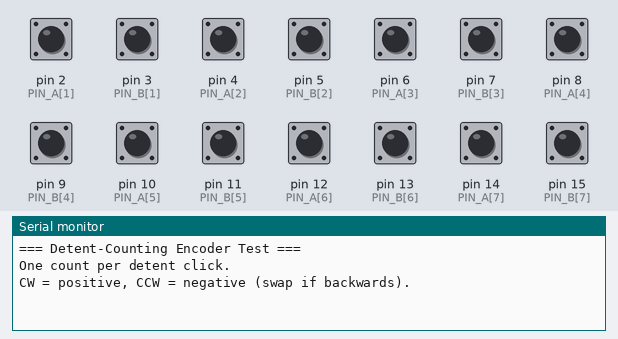
Bench run of a sketch on a simulated Arduino Uno, built with avr-gcc and run on an emulated ATmega328P. Parts: the last lines printed to the serial monitor. The inputs (shaded band) are chosen by the test bench; at power-on: pin 2 (PIN_A[1]), pin 3 (PIN_B[1]), pin 4 (PIN_A[2]), pin 5 (PIN_B[2]), pin 6 (PIN_A[3]), pin 7 (PIN_B[3]), pin 8 (PIN_A[4]), pin 9 (PIN_B[4]), pin 10 (PIN_A[5]), pin 11 (PIN_B[5]), pin 12 (PIN_A[6]), pin 13 (PIN_B[6]), pin 14 (PIN_A[7]), pin 15 (PIN_B[7]) HIGH.

Above: at 1.7 s.
1.8 s: pin 2 (PIN_A[1]) pulsed LOW 2 times (0.12 s each, 0.3 s apart)
At 2.5 s:
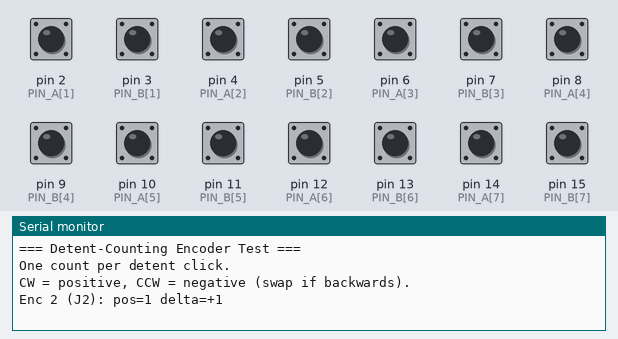
3.9 s: pin 2 (PIN_A[1]) pulled LOW for 0.15 s
At 5.1 s:
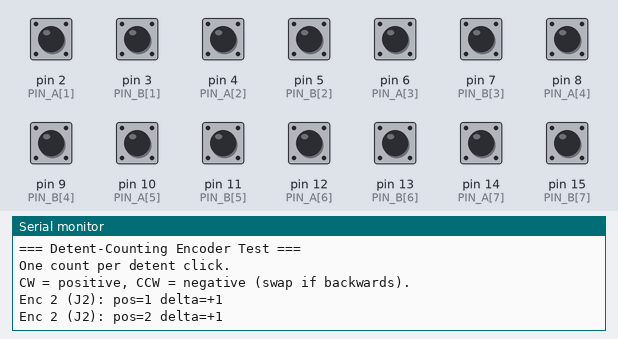
5.5 s: pin 2 (PIN_A[1]) pulled LOW for 1 s
At 6.4 s:
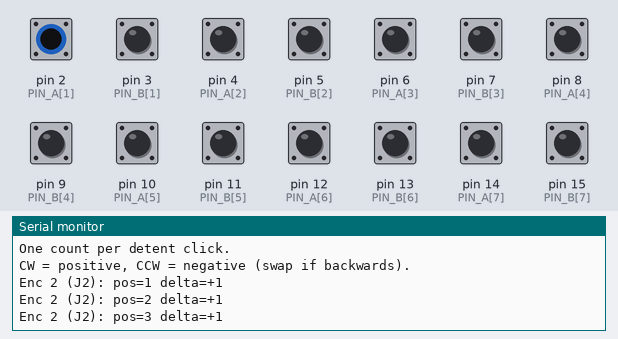

Measured:
- after the input at 1.8 s, the serial monitor: prints a new line after 0.30 s (image 1)
- after the input at 3.9 s, the serial monitor: prints a new line at once (image 2)
- after the input at 5.5 s, the serial monitor: prints a new line at once (image 3)

The sketch:

10_detent_counter.ino
```cpp
// Test 10: Detent-Counting Encoder Test
// Purpose: Counts complete detent-to-detent movements using a state machine.
// Works with PEC16 encoders where the detent rest position (state 01) sits
// in the middle of one direction's quadrature cycle.
//
// From raw analysis with 100nF caps:
//   CW detent-to-detent: 01→00→01→11→01 (passes through rest state mid-cycle)
//   CCW detent-to-detent: 01→11→10→00→01 (clean cycle, doesn't revisit rest)
//
// Algorithm: track the last non-rest state visited. When we return to rest (01),
// determine direction from which states we passed through.
//
// Requires 100nF caps on A and B to ground for proper signal conditioning.

const int NUM_ENCODERS = 8;

const int PIN_A[] = {0, 2, 4, 6, 8, 10, 12, 14};
const int PIN_B[] = {1, 3, 5, 7, 9, 11, 13, 15};

volatile long encoderPos[NUM_ENCODERS];

// State encoding: (A << 1) | B
// State 0 = 00 (both low)
// State 1 = 01 (A low, B high) ← DETENT REST POSITION
// State 2 = 10 (A high, B low)
// State 3 = 11 (both high)

volatile uint8_t lastState[NUM_ENCODERS];
volatile bool seenState00[NUM_ENCODERS];  // visited state 00 since last detent
volatile bool seenState10[NUM_ENCODERS];  // visited state 10 since last detent
volatile bool seenState11[NUM_ENCODERS];  // visited state 11 since last detent

const uint8_t REST_STATE = 0b01;  // detent position: A=0, B=1

// ISR handlers — called on any transition on A or B
void handleEncoder(int idx) {
  uint8_t a = digitalReadFast(PIN_A[idx]);
  uint8_t b = digitalReadFast(PIN_B[idx]);
  uint8_t state = (a << 1) | b;

  if (state == lastState[idx]) return;  // no real change (noise)

  lastState[idx] = state;

  // Track which states we've visited
  if (state == 0b00) seenState00[idx] = true;
  if (state == 0b10) seenState10[idx] = true;
  if (state == 0b11) seenState11[idx] = true;

  // When we arrive at rest position, determine direction
  if (state == REST_STATE) {
    // CW path: 01→00→01→11→01 — visits 00 and 11
    // CCW path: 01→11→10→00→01 — visits 11, 10, and 00
    // Key differentiator: CCW visits state 10, CW does not

    if (seenState10[idx]) {
      // CCW — visited state 10
      encoderPos[idx]--;
    } else if (seenState00[idx] || seenState11[idx]) {
      // CW — visited 00 and/or 11 but NOT 10
      encoderPos[idx]++;
    }

    // Reset tracking for next detent
    seenState00[idx] = false;
    seenState10[idx] = false;
    seenState11[idx] = false;
  }
}

// Per-encoder ISR trampolines (both A and B trigger the same handler)
void isr0() { handleEncoder(0); }
void isr1() { handleEncoder(1); }
void isr2() { handleEncoder(2); }
void isr3() { handleEncoder(3); }
void isr4() { handleEncoder(4); }
void isr5() { handleEncoder(5); }
void isr6() { handleEncoder(6); }
void isr7() { handleEncoder(7); }

typedef void (*ISRFunc)();
ISRFunc isrFuncs[] = {isr0, isr1, isr2, isr3, isr4, isr5, isr6, isr7};

long displayPos[NUM_ENCODERS];

void setup() {
  Serial.begin(115200);
  delay(500);

  for (int i = 0; i < NUM_ENCODERS; i++) {
    pinMode(PIN_A[i], INPUT_PULLUP);
    pinMode(PIN_B[i], INPUT_PULLUP);
    encoderPos[i] = 0;
    displayPos[i] = 0;

    uint8_t a = digitalRead(PIN_A[i]);
    uint8_t b = digitalRead(PIN_B[i]);
    lastState[i] = (a << 1) | b;
    seenState00[i] = false;
    seenState10[i] = false;
    seenState11[i] = false;

    attachInterrupt(digitalPinToInterrupt(PIN_A[i]), isrFuncs[i], CHANGE);
    attachInterrupt(digitalPinToInterrupt(PIN_B[i]), isrFuncs[i], CHANGE);
  }

  Serial.println("=== Detent-Counting Encoder Test ===");
  Serial.println("One count per detent click.");
  Serial.println("CW = positive, CCW = negative (swap if backwards).");
  Serial.println();
}

void loop() {
  for (int i = 0; i < NUM_ENCODERS; i++) {
    noInterrupts();
    long pos = encoderPos[i];
    interrupts();

    if (pos != displayPos[i]) {
      long delta = pos - displayPos[i];
      Serial.print("Enc ");
      Serial.print(i + 1);
      Serial.print(" (J");
      Serial.print(i + 1);
      Serial.print("): pos=");
      Serial.print(pos);
      Serial.print(" delta=");
      Serial.print(delta > 0 ? "+" : "");
      Serial.println(delta);
      displayPos[i] = pos;
    }
  }
  delay(10);
}
```
